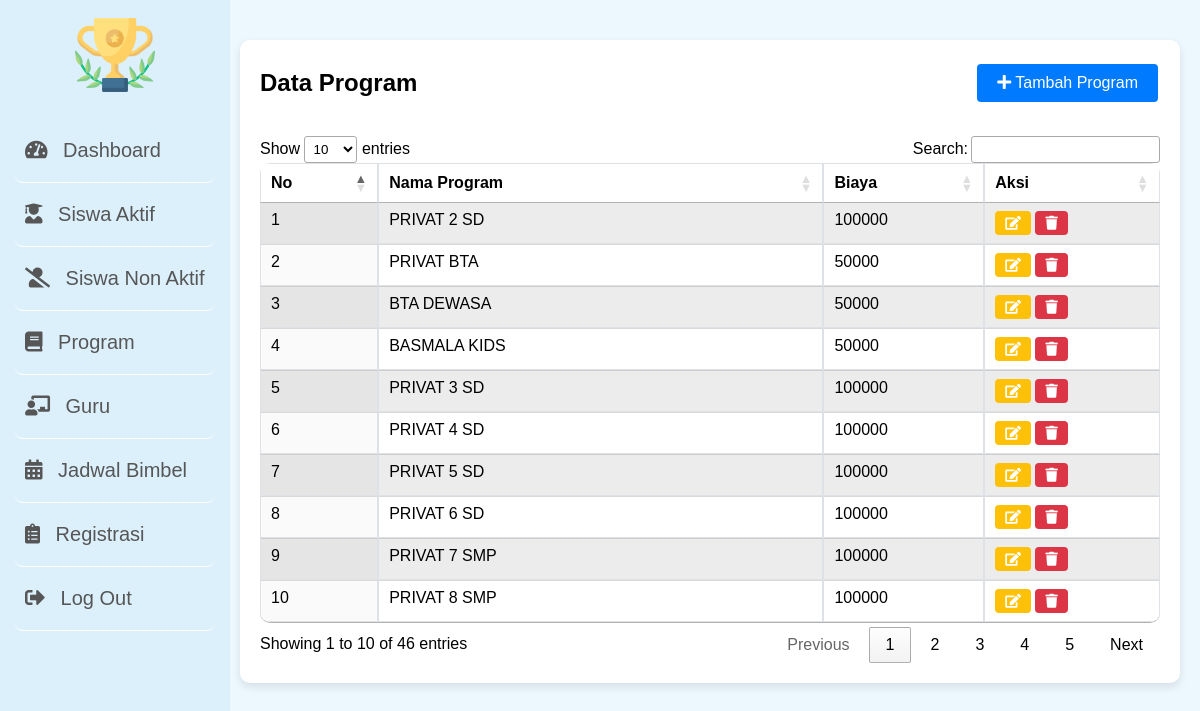
Page /admin/index.php?page=data-program (signed in) on the committed database.
### tables this page shows
CREATE TABLE `programpilihan` (
  `id_programpilihan` int(11) NOT NULL,
  `pilihanprogram` varchar(50) NOT NULL,
  `biayaprogram` varchar(16) NOT NULL
);

### admin/data-program.php (the view, shortened to what this page needs)
<?php
include '../koneksi/koneksi.php';
$sql = "SELECT id_programpilihan, pilihanprogram, biayaprogram FROM programpilihan";
$result = $conn->query($sql);
?>
<!DOCTYPE html>
<html lang="en">
<head>
    <link rel="stylesheet" href="https://cdnjs.cloudflare.com/ajax/libs/font-awesome/5.15.3/css/all.min.css">
    <link rel="stylesheet" href="https://cdn.datatables.net/1.11.5/css/jquery.dataTables.min.css">
    <link rel="stylesheet" href="aset/style-data-program.css">
</head>
<body>
<div class="page-program container mt-5">
    <div class="program-head">
        <h2>Data Program</h2>
        <button id="addProgramBtn" class="btn-primary">
            <i class="fas fa-plus"></i> Tambah Program
        </button>
    </div>
    <div class="program-data">
        <table id="programTable" class="table display">
            <thead>
                <tr>
                    <th>No</th>
                    <th>Nama Program</th>
                    <th>Biaya</th>
                    <th>Aksi</th>
                </tr>
            </thead>
            <tbody>
                <?php
                if ($result->num_rows > 0) {
                    $no = 1;
                    while ($row = $result->fetch_assoc()) {
                        echo "<tr>";
                        echo "<td>" . $no++ . "</td>";
                        echo "<td>" . $row['pilihanprogram'] . "</td>";
                        echo "<td>" . $row['biayaprogram'] . "</td>";
                        echo "<td>
                                <button class='btn-sm btn-warning edit-btn' data-id='" . $row['id_programpilihan'] . "'><i class='fas fa-edit'></i></button>
                                <button class='btn-sm btn-danger delete-btn' data-id='" . $row['id_programpilihan'] . "'><i class='fas fa-trash'></i></button>
                              </td>";
                        echo "</tr>";
                    }
                } else {
                    echo "<tr><td colspan='4'>Tidak ada data program</td></tr>";
                }
                ?>
            </tbody>
        </table>
    </div>
</div>
</body>
</html>

### admin/aset/style.css (style rules this page uses)
body { font-family: 'Segoe UI', Tahoma, Geneva, Verdana, sans-serif; display: flex; min-height: 100vh; margin: 0; font-family: Arial, sans-serif; background-color: rgb(237, 248, 254); }

### admin/aset/style-data-program.css (style rules this page uses)
.container { max-width: 1200px; margin: 20px auto; background: #fff; padding: 20px; border-radius: 10px; box-shadow: 0 4px 8px rgba(0, 0, 0, 0.1); }
.program-head { display: flex; justify-content: space-between; align-items: center; padding-bottom: 10px; margin-bottom: 20px; }
.program-head h2 { margin: 0; }
.btn-primary { background-color: #007bff; border: none; color: white; padding: 10px 20px; text-align: center; text-decoration: none; display: inline-block; font-size: 16px; margin: 4px 2px; cursor: pointer; border-radius: 4px; }
.table { width: 100%; border-collapse: collapse; border-radius: 10px; overflow: hidden; }
.program-data { overflow-x: auto; }
.table th, .table td { padding: 0.75rem; vertical-align: top; border: 1px solid #dee2e6; text-align: left; }
.table thead th { vertical-align: bottom; border-bottom: 2px solid #dee2e6; }
.table tbody tr:nth-child(odd) { background-color: #f2f2f2; }
.btn-sm { padding: 0.25rem 0.5rem; font-size: 0.875rem; line-height: 1.5; border-radius: 0.2rem; display: inline-flex; align-items: center; justify-content: center; }
.btn-warning { color: #fff; background-color: #ffc107; border: none; padding: 5px 10px; cursor: pointer; border-radius: 4px; transition: background-color 0.3s ease; display: inline-flex; align-items: center; justify-content: center; }
.btn-danger { color: #fff; background-color: #dc3545; border: none; padding: 5px 10px; cursor: pointer; border-radius: 4px; transition: background-color 0.3s ease; display: inline-flex; align-items: center; justify-content: center; }

### admin/index.php (style rules this page uses)
body { font-family: 'Segoe UI', Tahoma, Geneva, Verdana, sans-serif; display: flex; min-height: 100vh; margin: 0; font-family: Arial, sans-serif; background-color:rgb(237, 248, 254); }

### rows in the picture
programpilihan: pilihanprogram "PRIVAT 2 SD", biayaprogram "100000"
programpilihan: pilihanprogram "PRIVAT BTA", biayaprogram "50000"
programpilihan: pilihanprogram "BTA DEWASA", biayaprogram "50000"
programpilihan: pilihanprogram "BASMALA KIDS", biayaprogram "50000"
programpilihan: pilihanprogram "PRIVAT 3 SD", biayaprogram "100000"
programpilihan: pilihanprogram "PRIVAT 4 SD", biayaprogram "100000"
programpilihan: pilihanprogram "PRIVAT 5 SD", biayaprogram "100000"
programpilihan: pilihanprogram "PRIVAT 6 SD", biayaprogram "100000"
programpilihan: pilihanprogram "PRIVAT 7 SMP", biayaprogram "100000"
programpilihan: pilihanprogram "PRIVAT 8 SMP", biayaprogram "100000"
